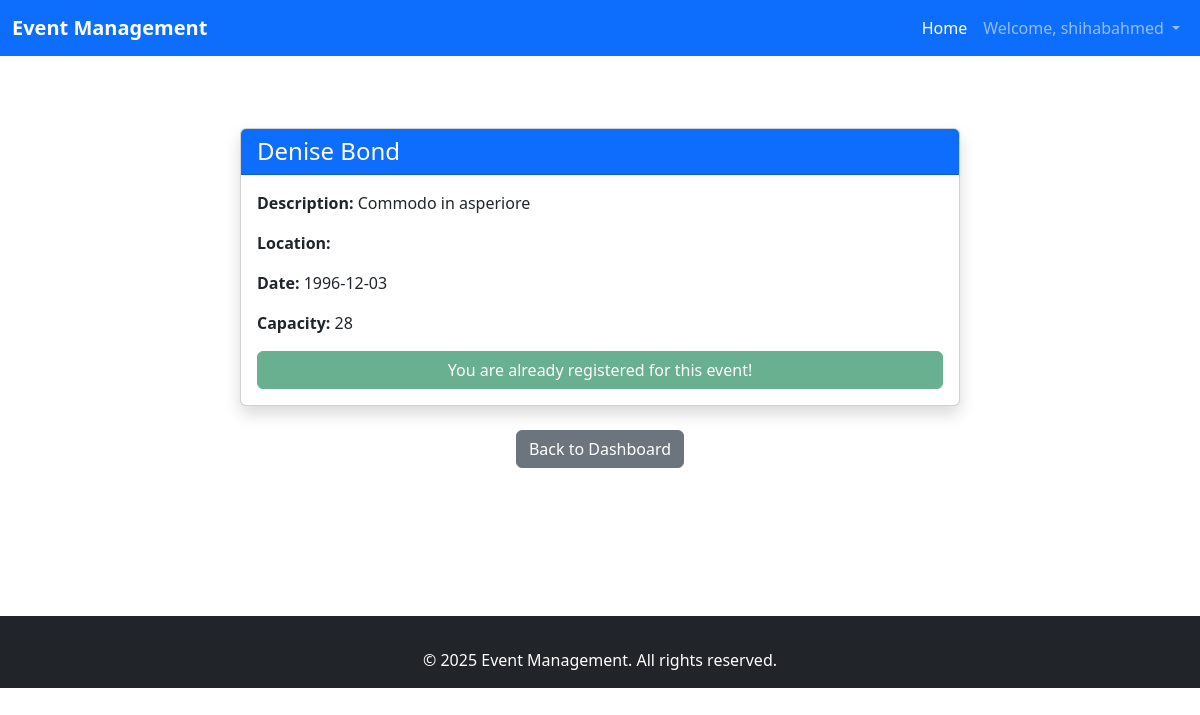
The page /view_event.php?id=8 (signed in) on the database its author committed.
### tables this page shows
CREATE TABLE `events` (
  `id` int(11) NOT NULL,
  `name` varchar(255) NOT NULL,
  `description` text DEFAULT NULL,
  `date` date NOT NULL,
  `capacity` int(11) NOT NULL,
  `created_by` int(11) NOT NULL,
  `location` varchar(255) NOT NULL,
  `created_at` timestamp NOT NULL DEFAULT current_timestamp()
);

### view_event.php (the view, shortened to what this page needs)
<?php
include 'includes/db.php';
$id = $_GET['id'];
$userId = $_SESSION['user_id'];
$stmt = $pdo->prepare("SELECT * FROM events WHERE id = ?");
$stmt->execute([$id]);
$event = $stmt->fetch();
$stmt = $pdo->prepare("SELECT COUNT(*) AS count FROM attendees WHERE event_id = ? AND user_id = ?");
$stmt->execute([$id, $userId]);
$isRegistered = $stmt->fetch()['count'] > 0;
$stmt = $pdo->prepare("SELECT COUNT(*) AS count FROM attendees WHERE event_id = ?");
$stmt->execute([$id]);
$attendeeCount = $stmt->fetch()['count'];
?>
<?php include 'includes/header.php'; ?>
<div class="container mt-5">
    <div class="row justify-content-center">
        <div class="col-md-8">
            <div class="card shadow mb-4">
                <div class="card-header bg-primary text-white">
                    <h4 class="mb-0"><?= htmlspecialchars($event['name']) ?></h4>
                </div>
                <div class="card-body">
                    <p><strong>Description:</strong> <?= htmlspecialchars($event['description']) ?></p>
                    <p><strong>Location:</strong> <?= htmlspecialchars($event['location']) ?></p>
                    <p><strong>Date:</strong> <?= htmlspecialchars($event['date']) ?></p>
                    <p><strong>Capacity:</strong> <?= htmlspecialchars($event['capacity']) ?></p>
                    <?php if (!$isRegistered && $attendeeCount < $event['capacity'] && !isAdmin()): ?>
                        <a href="register_attendee.php?id=<?= $event['id'] ?>" class="btn btn-success w-100">Register as Attendee</a>
                    <?php elseif ($isRegistered): ?>
                        <button class="btn btn-success w-100" disabled>You are already registered for this event!</button>
                    <?php elseif ($attendeeCount >= $event['capacity']): ?>
                        <p class="text-danger fw-bold">This event is full!</p>
                    <?php endif; ?>
                </div>
            </div>
            <div class="card-footer text-center">
                <a href="dashboard.php" class="btn btn-secondary">Back to Dashboard</a>
            </div>
        </div>
    </div>
</div>
<?php include 'includes/footer.php'; ?>

### rows shown on the page
events: name "Denise Bond", description "Commodo in asperiore", date "1996-12-03", capacity "28"

### other values the page prints
$_SESSION['username'] "shihabahmed"
